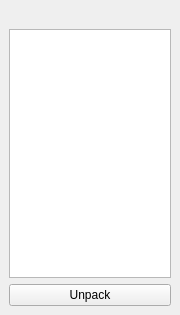
<?xml version="1.0" encoding="UTF-8"?>
<ui version="4.0">
 <class>MainWindow</class>
 <widget class="QMainWindow" name="MainWindow">
  <property name="geometry">
   <rect>
    <x>0</x>
    <y>0</y>
    <width>180</width>
    <height>315</height>
   </rect>
  </property>
  <property name="windowTitle">
   <string>Tool</string>
  </property>
  <widget class="QWidget" name="centralwidget">
   <layout class="QHBoxLayout" name="horizontalLayout">
    <item>
     <layout class="QVBoxLayout" name="verticalLayout">
      <item>
       <widget class="QLabel" name="Input_DropFile">
        <property name="acceptDrops">
         <bool>true</bool>
        </property>
        <property name="text">
         <string/>
        </property>
        <property name="pixmap">
         <pixmap resource="mainwin.qrc">:/root/res/dropfield.png</pixmap>
        </property>
        <property name="alignment">
         <set>Qt::AlignCenter</set>
        </property>
       </widget>
      </item>
      <item>
       <widget class="QListView" name="listView"/>
      </item>
      <item>
       <widget class="QPushButton" name="pushButton">
        <property name="text">
         <string>Unpack</string>
        </property>
       </widget>
      </item>
     </layout>
    </item>
   </layout>
  </widget>
 </widget>
 <resources>
  <include location="mainwin.qrc"/>
 </resources>
 <connections/>
</ui>
